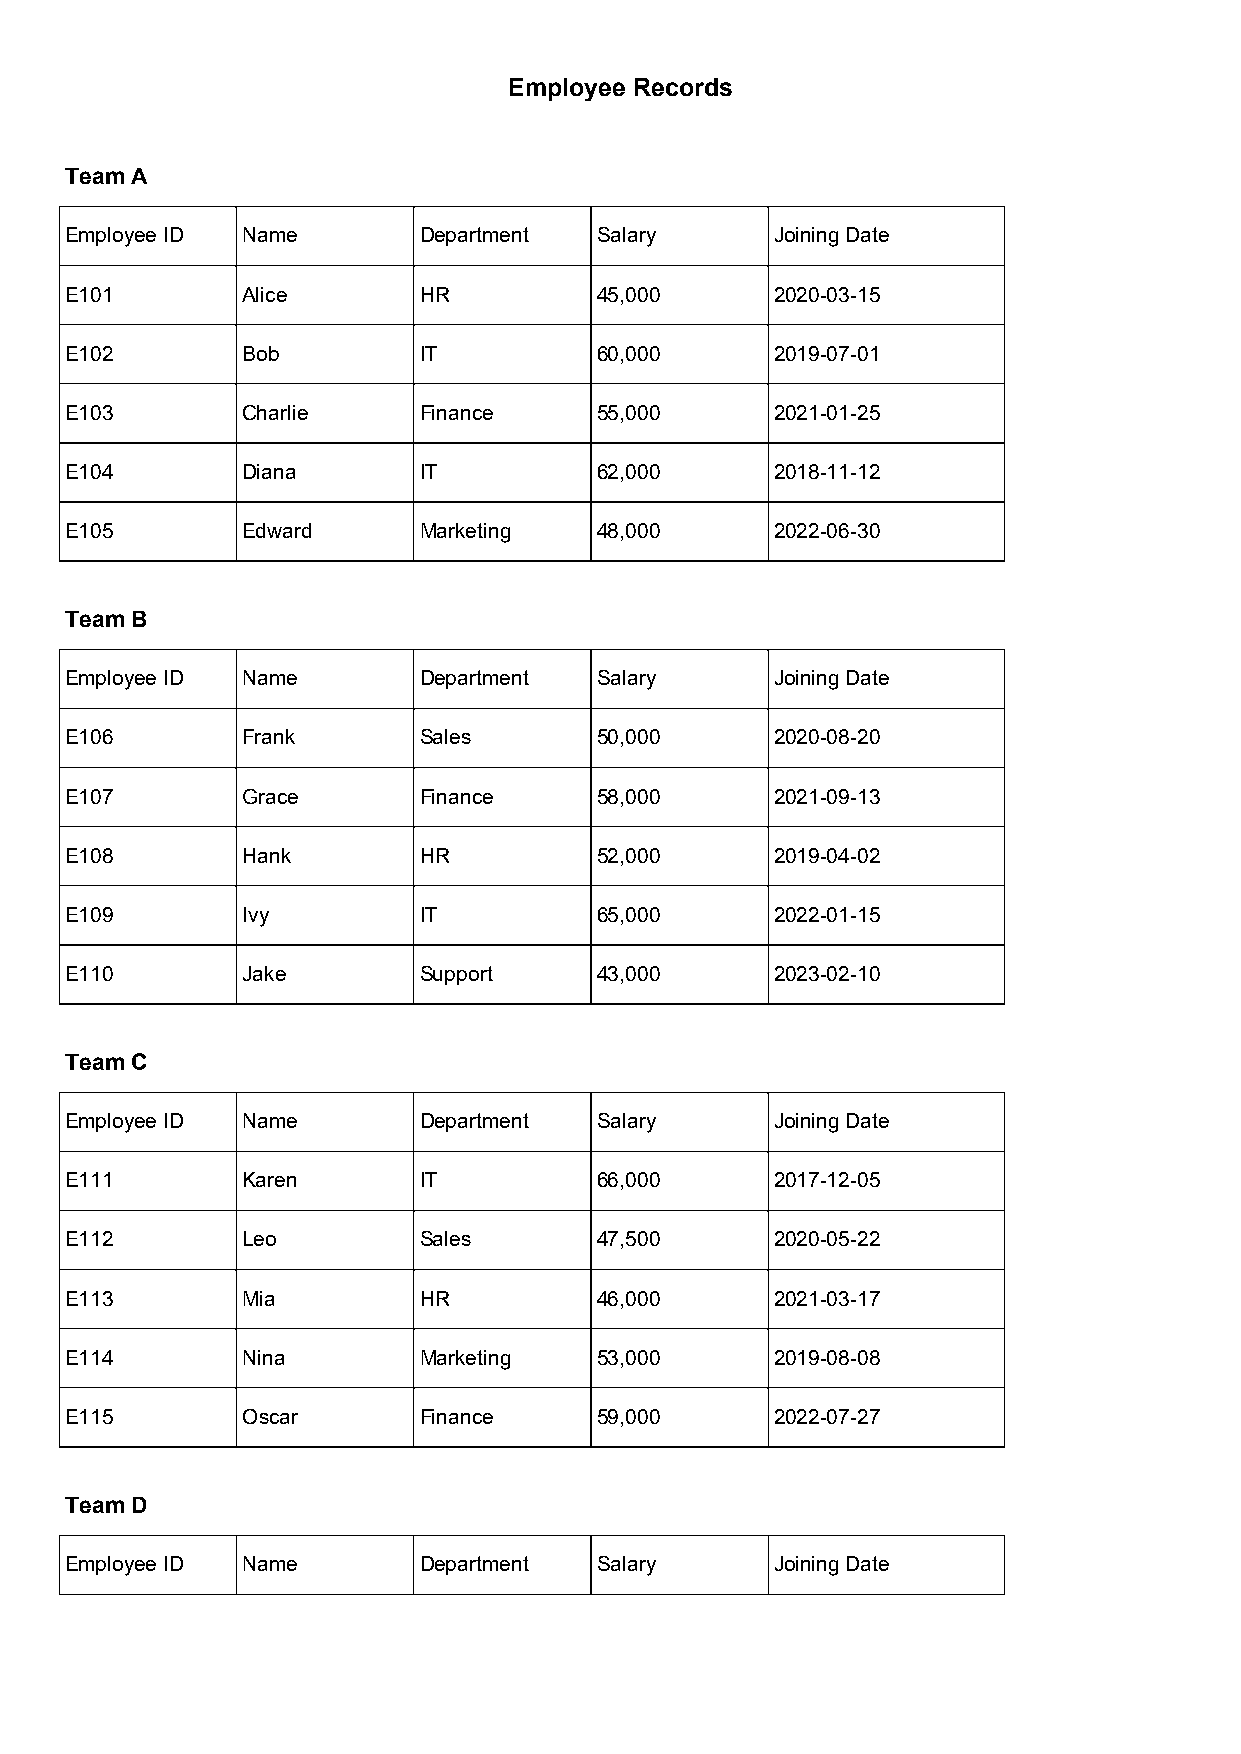

Reproduce this figure in Python.
# Save a Page as an Image

import pdfplumber

with pdfplumber.open("Table.pdf") as file:
    
    # Access the first page of the PDF (index 0)
    page = file.pages[0]

    # Convert the page to an image with a resolution of 150 DPI (dots per inch)
    # and save the image as "page_image.png" in the current directory
    page.to_image(resolution=150).save("Page_As_Image.png")